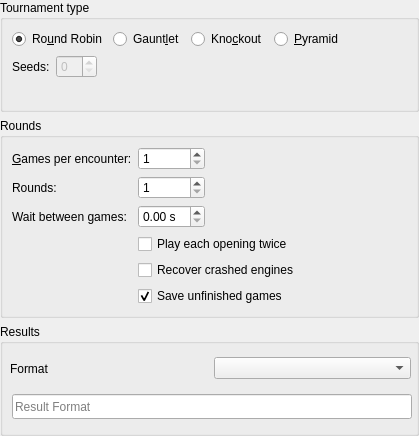
<?xml version="1.0" encoding="UTF-8"?>
<ui version="4.0">
 <class>TournamentSettingsWidget</class>
 <widget class="QWidget" name="TournamentSettingsWidget">
  <property name="geometry">
   <rect>
    <x>0</x>
    <y>0</y>
    <width>419</width>
    <height>436</height>
   </rect>
  </property>
  <property name="windowTitle">
   <string>Form</string>
  </property>
  <layout class="QVBoxLayout" name="verticalLayout">
   <property name="leftMargin">
    <number>0</number>
   </property>
   <property name="topMargin">
    <number>0</number>
   </property>
   <property name="rightMargin">
    <number>0</number>
   </property>
   <property name="bottomMargin">
    <number>0</number>
   </property>
   <item>
    <widget class="QGroupBox" name="groupBox">
     <property name="title">
      <string>Tournament type</string>
     </property>
     <layout class="QVBoxLayout" name="verticalLayout_2">
      <item>
       <layout class="QHBoxLayout" name="horizontalLayout_2">
        <item>
         <widget class="QRadioButton" name="m_roundRobinRadio">
          <property name="toolTip">
           <string>Round-robin tournament</string>
          </property>
          <property name="text">
           <string>Ro&amp;und Robin</string>
          </property>
          <property name="checked">
           <bool>true</bool>
          </property>
         </widget>
        </item>
        <item>
         <widget class="QRadioButton" name="m_gauntletRadio">
          <property name="toolTip">
           <string>First engine (or group of seeded engines) plays against the rest</string>
          </property>
          <property name="text">
           <string>Gaunt&amp;let</string>
          </property>
         </widget>
        </item>
        <item>
         <widget class="QRadioButton" name="m_knockoutRadio">
          <property name="toolTip">
           <string>Single-elimination tournament</string>
          </property>
          <property name="text">
           <string>Kno&amp;ckout</string>
          </property>
         </widget>
        </item>
        <item>
         <widget class="QRadioButton" name="m_pyramidRadio">
          <property name="toolTip">
           <string>Every engine plays against all of its predecessors</string>
          </property>
          <property name="text">
           <string>&amp;Pyramid</string>
          </property>
         </widget>
        </item>
        <item>
         <spacer name="horizontalSpacer">
          <property name="orientation">
           <enum>Qt::Horizontal</enum>
          </property>
          <property name="sizeHint" stdset="0">
           <size>
            <width>40</width>
            <height>20</height>
           </size>
          </property>
         </spacer>
        </item>
       </layout>
      </item>
      <item>
       <layout class="QFormLayout" name="formLayout_2">
        <property name="fieldGrowthPolicy">
         <enum>QFormLayout::ExpandingFieldsGrow</enum>
        </property>
        <item row="0" column="1">
         <widget class="QSpinBox" name="m_seedsSpin">
          <property name="enabled">
           <bool>false</bool>
          </property>
          <property name="toolTip">
           <string>At most this many players from the top of the players list will be seeded in the tournament.</string>
          </property>
         </widget>
        </item>
        <item row="0" column="0">
         <widget class="QLabel" name="label_4">
          <property name="text">
           <string>Seeds:</string>
          </property>
          <property name="buddy">
           <cstring>m_seedsSpin</cstring>
          </property>
         </widget>
        </item>
       </layout>
      </item>
     </layout>
    </widget>
   </item>
   <item>
    <widget class="QGroupBox" name="groupBox_2">
     <property name="title">
      <string>Rounds</string>
     </property>
     <layout class="QFormLayout" name="formLayout">
      <property name="fieldGrowthPolicy">
       <enum>QFormLayout::ExpandingFieldsGrow</enum>
      </property>
      <item row="0" column="0">
       <widget class="QLabel" name="label">
        <property name="text">
         <string>&amp;Games per encounter:</string>
        </property>
        <property name="buddy">
         <cstring>m_gamesPerEncounterSpin</cstring>
        </property>
       </widget>
      </item>
      <item row="0" column="1">
       <widget class="QSpinBox" name="m_gamesPerEncounterSpin">
        <property name="minimum">
         <number>1</number>
        </property>
        <property name="maximum">
         <number>999999</number>
        </property>
       </widget>
      </item>
      <item row="1" column="0">
       <widget class="QLabel" name="label_2">
        <property name="text">
         <string>Rounds:</string>
        </property>
        <property name="buddy">
         <cstring>m_roundsSpin</cstring>
        </property>
       </widget>
      </item>
      <item row="1" column="1">
       <widget class="QSpinBox" name="m_roundsSpin">
        <property name="minimum">
         <number>1</number>
        </property>
        <property name="maximum">
         <number>999999</number>
        </property>
       </widget>
      </item>
      <item row="2" column="0">
       <widget class="QLabel" name="label_3">
        <property name="text">
         <string>Wait between games:</string>
        </property>
        <property name="buddy">
         <cstring>m_waitSpin</cstring>
        </property>
       </widget>
      </item>
      <item row="2" column="1">
       <widget class="QDoubleSpinBox" name="m_waitSpin">
        <property name="suffix">
         <string> s</string>
        </property>
       </widget>
      </item>
      <item row="3" column="1">
       <widget class="QCheckBox" name="m_repeatCheck">
        <property name="text">
         <string>Play each opening twice</string>
        </property>
       </widget>
      </item>
      <item row="4" column="1">
       <widget class="QCheckBox" name="m_recoverCheck">
        <property name="toolTip">
         <string>If enabled, crashed engines are restarted and the tournament is not stopped.</string>
        </property>
        <property name="text">
         <string>Recover crashed engines</string>
        </property>
       </widget>
      </item>
      <item row="5" column="1">
       <widget class="QCheckBox" name="m_saveUnfinishedGamesCheck">
        <property name="text">
         <string>Save unfinished games</string>
        </property>
        <property name="checked">
         <bool>true</bool>
        </property>
       </widget>
      </item>
     </layout>
    </widget>
   </item>
   <item>
    <widget class="QGroupBox" name="groupBox_4">
     <property name="sizePolicy">
      <sizepolicy hsizetype="Preferred" vsizetype="Minimum">
       <horstretch>0</horstretch>
       <verstretch>0</verstretch>
      </sizepolicy>
     </property>
     <property name="minimumSize">
      <size>
       <width>0</width>
       <height>100</height>
      </size>
     </property>
     <property name="title">
      <string>Results</string>
     </property>
     <widget class="QWidget" name="horizontalLayoutWidget">
      <property name="geometry">
       <rect>
        <x>10</x>
        <y>29</y>
        <width>401</width>
        <height>31</height>
       </rect>
      </property>
      <layout class="QHBoxLayout" name="horizontalLayout_6">
       <property name="sizeConstraint">
        <enum>QLayout::SetDefaultConstraint</enum>
       </property>
       <item>
        <widget class="QLabel" name="m_resultFormatLabel">
         <property name="text">
          <string>Format</string>
         </property>
        </widget>
       </item>
       <item>
        <widget class="QComboBox" name="m_resultFormatCombo"/>
       </item>
      </layout>
     </widget>
     <widget class="QLineEdit" name="m_resultFormatEdit">
      <property name="geometry">
       <rect>
        <x>12</x>
        <y>70</y>
        <width>400</width>
        <height>25</height>
       </rect>
      </property>
      <property name="autoFillBackground">
       <bool>false</bool>
      </property>
      <property name="maxLength">
       <number>256</number>
      </property>
      <property name="placeholderText">
       <string>Result Format</string>
      </property>
      <property name="clearButtonEnabled">
       <bool>false</bool>
      </property>
     </widget>
    </widget>
   </item>
  </layout>
 </widget>
 <resources/>
 <connections/>
</ui>
